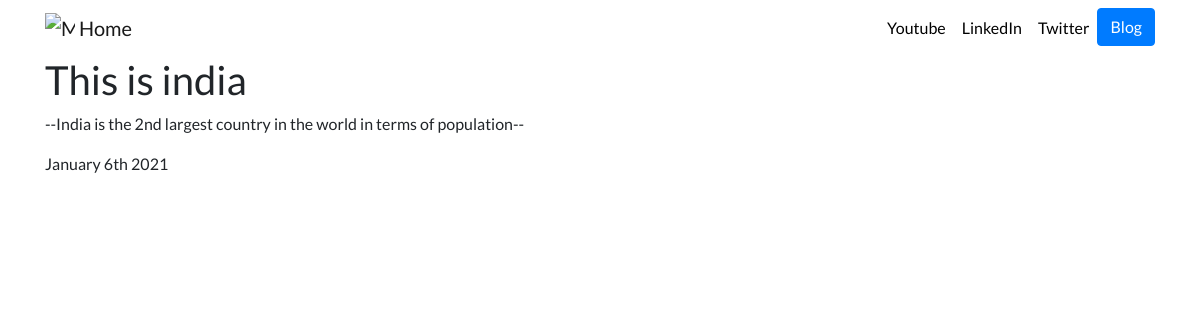
The app's page /blog/4/ with its own data.
### blog/models.py (models this page shows, shortened)
class blogs(models.Model):
	title = models.CharField(max_length=101)
	description = models.TextField(max_length=400)
	date=models.DateField()

### blog/views.py (the view)
# urls.py: path('<int:blog_id>/', views.detail, name='detail'),
def detail(request, blog_id):
	blog=get_object_or_404(blogs, pk=blog_id)
	return render(request, 'blog/details.html', {'blog':blog})

### blog/templates/blog/details.html
{% extends 'Projects/base.html' %}
{% block content %}
<h1>{{ blog.title }}</h1>
<p>--{{ blog.description }}--</p>
<p>{{ blog.date|date:'F jS Y' }}</p>
{% endblock %}

### Projects/static/Projects/custom.css (style rules this page uses)
body { font-family: "Lato", sans-serif; }

### records on screen
blogs: title "This is india", description "India is the 2nd largest country in the world in terms of population", date "January 6th 2021"
